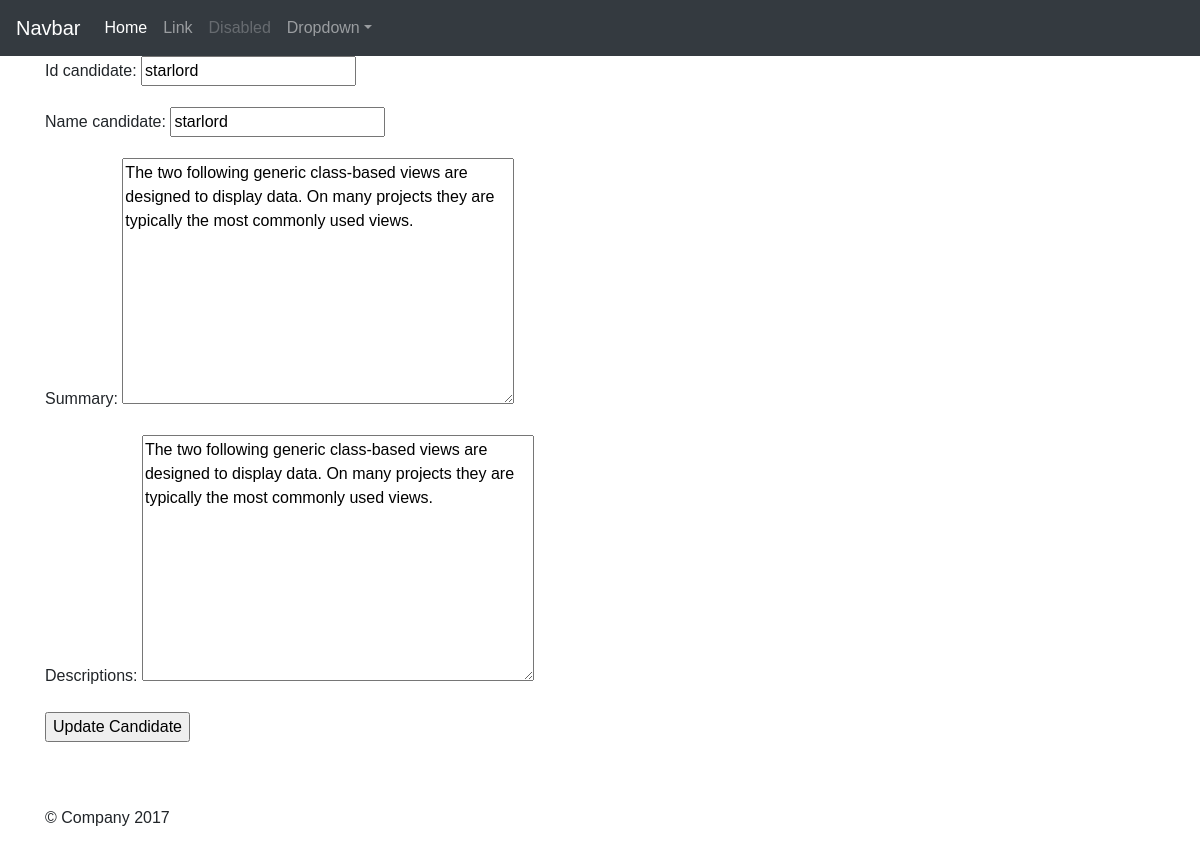
Screenshot of /pages/3/edit/ (signed in) with the database file from the repository.
### pages/models.py (models this page shows)
class Candidate(models.Model):
	id_candidate = models.CharField(max_length=32, unique=True)
	userId = models.ForeignKey(settings.AUTH_USER_MODEL)
	name_candidate = models.CharField(max_length=60, unique=False)
	summary = models.TextField(max_length=500)
	descriptions = models.TextField(max_length=2000)
	slug = models.SlugField(unique=True)
	def __str__(self):
		return self.name_candidate
	def get_absolute_url(self):
		return reverse("candidate:detailcandidate", kwargs={"pk":self.pk})
	def save(self, *args, **kwargs):
            self.slug = slugify(self.name_candidate)
	    super(Candidate, self).save(*args, **kwargs)

### pages/views.py (the view)
# urls.py: url(r'^(?P<pk>\d+)/edit/$', CandidateUpdateView.as_view(), name='updatecandaite'),
class CandidateUpdateView(LoginRequiredMixin, UpdateView):
    queryset = Candidate.objects.all()
    form_class = CandidateModelForm
    success_url = '/pages/'
    template_name = 'pages/update_candidate.html'

### pages/forms.py
class CandidateModelForm(forms.ModelForm):
    class Meta:
        model = Candidate
        fields = (
            'id_candidate',
            'name_candidate',
            'summary',
            'descriptions')

### templates/pages/update_candidate.html
{% extends 'base.html' %}
{% block content %}
  {% include "pages/form.html" with form=form btn_title="Update Candidate" %}
{% endblock content %}

### templates/pages/form.html (shortened to what this page needs)
<form class='form' method='POST' action="">
    {{ form.as_p }}
    <input type="submit" value="{{ btn_title }}" />
</form>

### static-storage/css/album.css (style rules this page uses)
body { min-height: 75rem; }

### static-storage/css/custom.css (style rules this page uses)
body { padding-top: 3.5rem; }

### static-storage/css/pages.css (style rules this page uses)
body { font-family: 'Oswald', sans-serif !important; }

### rows the page displays
Candidate: id_candidate "starlord", name_candidate "starlord", summary "The two following generic class-based views are designed to display data. On many projects they are typically the most commonly used views.", descriptions "The two following generic class-based views are designed to display data. On many projects they are typically the most commonly used views."
